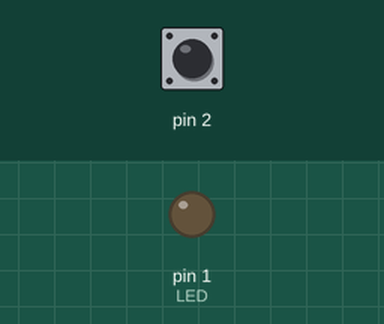
This sketch was run on a simulated Arduino Mega 2560, built with avr-gcc and run on an emulated ATmega2560. Parts: output pins drawn as LEDs (lit = HIGH). Inputs (shaded band) come from the test bench; at power-on: pin 2 HIGH.

Above: at 1.2 s.
1.3 s: pin 2 pulled LOW for 0.15 s
At 2.5 s:
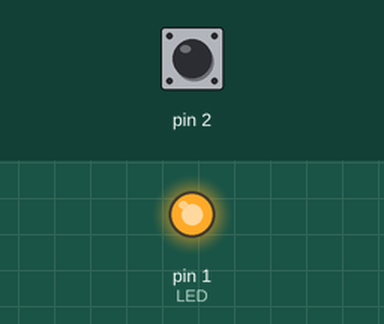
2.9 s: pin 2 pulled LOW for 1 s
At 3.7 s:
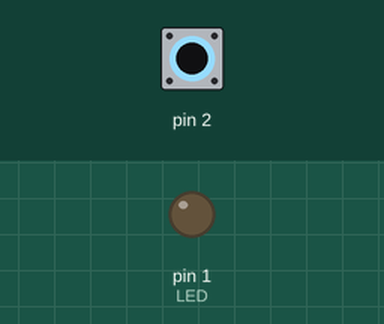
5.4 s: pin 2 pulled LOW for 3.2 s
At 6.8 s:
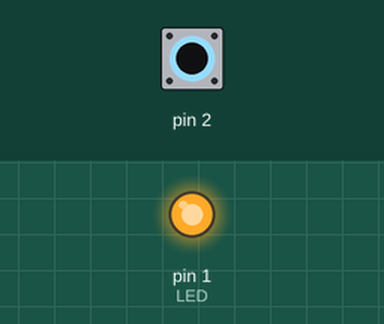
Timing chart, 0 to 8.4 s (numbered marks = the images above; inputs shaded):
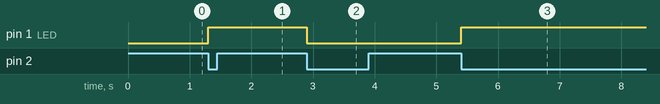

Measured:
- after the input at 1.3 s, pin 1 (LED): LOW → HIGH at once
- after the input at 2.9 s, pin 1 (LED): HIGH → LOW at once
- after the input at 5.4 s, pin 1 (LED): LOW → HIGH at once

The sketch:

WorkingButton.ino
```cpp
#include <stdbool.h>

volatile bool currentStatus = false;   //start current status as 0 (off)
volatile bool previousStatus = true;  //start previous status as 1 (off)

volatile unsigned char* PORT_E = (unsigned char*) 0x28;
volatile unsigned char* DDR_E = (unsigned char*) 0x27;
volatile unsigned char* PIN_E = (unsigned char*) 0x26;

volatile unsigned char* myEIMSK = (unsigned char*) 0x1D;
volatile unsigned char* myEIFR = (unsigned char*) 0x1C;
volatile unsigned char* mySREG = (unsigned char*) 0x3F;
volatile unsigned char* myEICRB = (unsigned char*) 0x6A;

void setup() {
  DDRE &= ~(1 << 4);  //shift a 0 into bit 4 of port E (digital 2) sets 2 to input with pullup
  PORTE |= (1 << 4);  //shift a 1 into bit digital 2

  DDRE |= (1 << 1);

  EICRB |= (1 << ISC41);   //these lines make the interrupt rely on a FALLING state
  EICRB &= ~(1 << ISC40);  //^

  EIMSK |= (1 << INT4);   //This enables int4 (digital 2) to be an interrupt

  sei();   //sets status register I bit to 1, according to ATMEL datasheet
}

void loop() {

 while(!previousStatus & currentStatus){  //checks to see if previous is 0 and current is 1 (ON state) then runs included code until interrupt switches the states
  PORTE |= (1 << 1);    //this is purely for testing with an LED
 }
 while(previousStatus & !currentStatus){ //checks to see if previous is 1 and current is 0 (OFF state) then runs included code until interrupt switches the states
  PORTE &= ~(1 << 1);  //this is purely for testing with an LED
 }
}

ISR (INT4_vect){
  previousStatus = !previousStatus;   //the interrupt will flip the states previous/current to the opposite truth
  currentStatus = !currentStatus;
}
```
